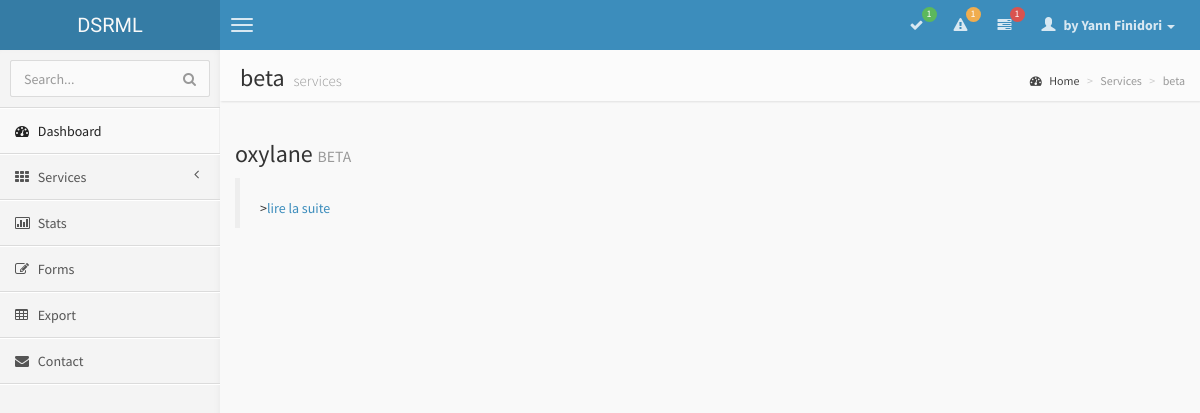
/blog/service/beta/, run on an earlier commit of the app's database.
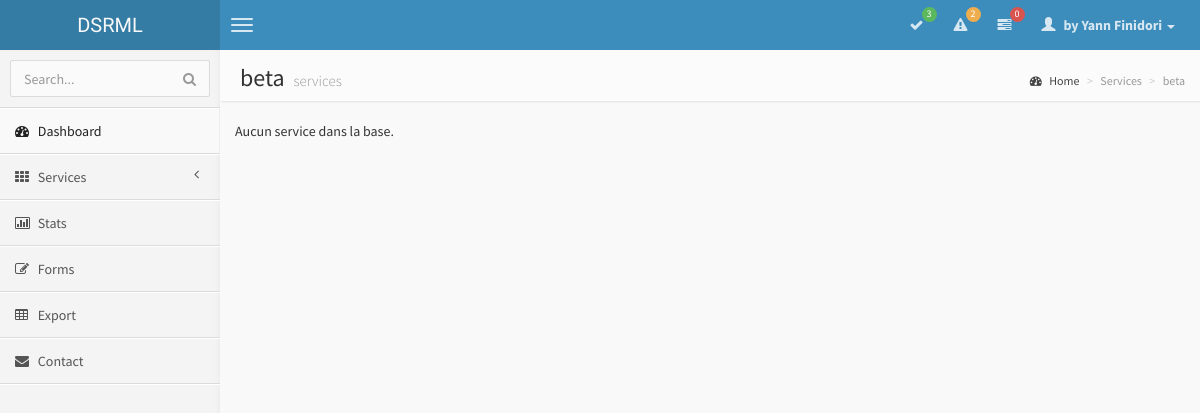
And on a later commit of the database.
### blog/models.py (models this page shows, shortened)
class Service(models.Model):
    nom = models.CharField(max_length=100)
    description = models.TextField(null=True, blank=True)
    service_id = models.IntegerField(max_length=6)
    url_interne = models.CharField(max_length=100)
    url_externe = models.CharField(max_length=100)
    mep = models.DateField(null=True, blank=True)
    dev = models.DateField(null=True, blank=True)
    client = models.CharField(max_length=20, null=True, blank=True)
    cdp = models.CharField(max_length=20, null=True, blank=True)
    status = models.ForeignKey('Status')
    type = models.CharField(max_length = 25, choices=TYPE)
    feeds = models.ManyToManyField('Feed', blank=True, null=True, through='FeedToService')

class Status(models.Model):
    nom = models.CharField(max_length=8, choices=STATUS)
    class Meta:
        verbose_name_plural = "Status"
    def __unicode__(self):
        return "%s " %(self.nom)

### blog/views.py (the view)
def beta(request):
    return render(request, 'blog/beta.html', )

### templates/blog/beta.html (shortened to what this page needs)
{% extends "blog/base.html" %}
{% block content-header %}
<h1>
	beta
	<small>services</small>
</h1>
<ol class="breadcrumb">
	<li><a href="/blog"><i class="fa fa-dashboard"></i> Home</a></li>
	<li class="active">Services</li>
	<li class="active">beta</li>
</ol>
{% endblock %}
{% block content %}
{% for service in servicesBeta %}
	<div class="service">
		<h3>{{service.nom}} <small>{{service.status}}</small></h3>
		<blockquote>
			<p><footer>><a href="{% url "blog.views.lire" service.id %}">lire la suite</a></footer</p>
		</blockquote>
	</div>
{% empty %}
	<p>Aucun service dans la base.</p>
{% endfor %}
{% endblock %}

What changed in the data, as far as the page shows it:
no longer on this page (row edited): Service: nom "oxylane", status "BETA"
Also different on the page:
{{ nbStable }}: "1" → "3"
{{ nbRc }}: "1" → "2"
{{ nbBeta }}: "1" → "0"
text now shown: "Aucun service dans la base."
